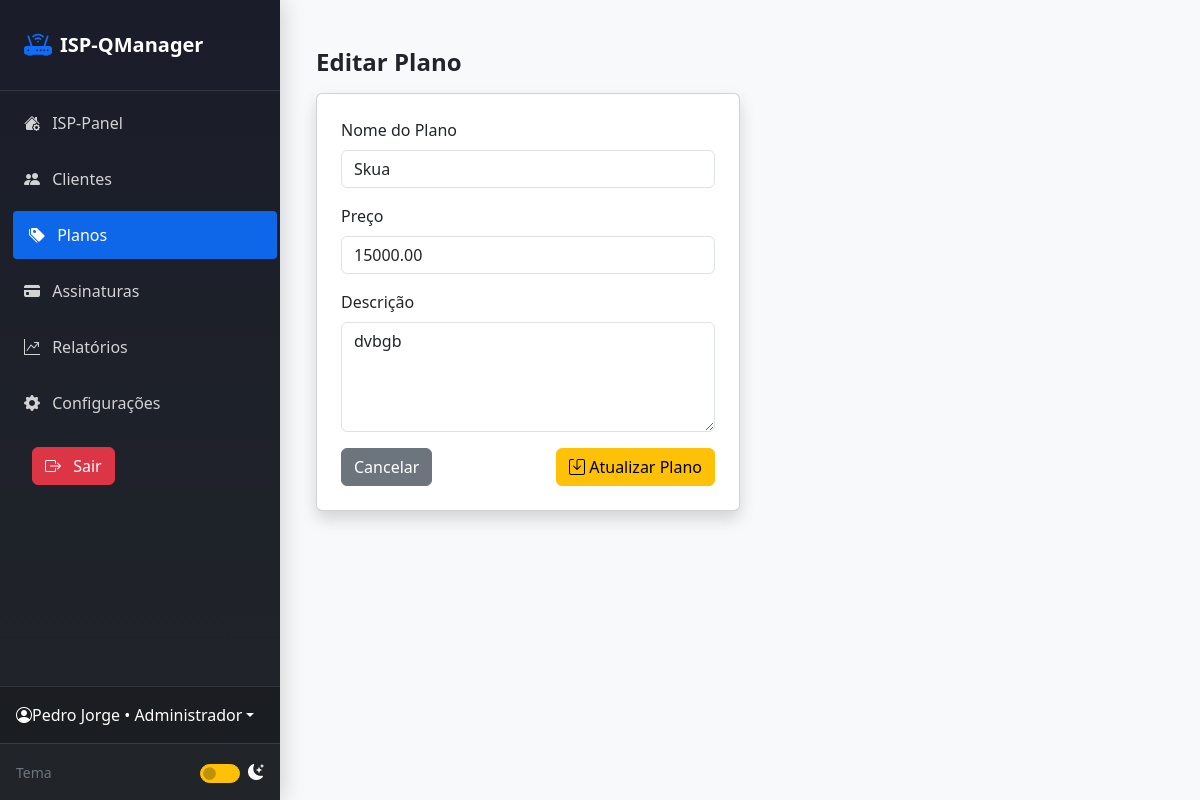
/plans/edit.php?id=1 (signed in), run on the app's committed database.
### tables this page shows
CREATE TABLE `users` (
  `user_id` int(11) NOT NULL,
  `primeiro_nome` varchar(45) DEFAULT NULL,
  `ultimo_nome` varchar(45) DEFAULT NULL,
  `email` varchar(100) DEFAULT NULL,
  `password` varchar(255) DEFAULT NULL,
  `is_adm` tinyint(4) DEFAULT '0'
);

CREATE TABLE `planos` (
  `plan_id` int(11) NOT NULL,
  `nome` varchar(45) DEFAULT NULL,
  `preco` decimal(10,2) DEFAULT NULL,
  `descricao` text,
  `categoria_categoria_id` int(11) DEFAULT NULL
);

### layout/sessao.php (called while the page is built, shortened)
<?php
include "../config/database.php";
$id = $_SESSION['user']['user_id'];
$sessao = $qmanager->prepare("SELECT primeiro_nome, ultimo_nome, email, is_adm FROM users WHERE user_id = ?");
$sessao->bind_param("i", $id);
$sessao->execute();
$result = $sessao->get_result();
$user = $result->fetch_assoc();
$nome = $user['primeiro_nome'] . ' ' . $user['ultimo_nome'];
$role = ($user['is_adm'] == 1) ? 'Administrador' : 'Usuário';

### plans/edit.php (the view, shortened to what this page needs)
<?php
include "../layout/header.php";
$id = intval($_GET['id']);
$plano = $qmanager->query(
    "SELECT * FROM planos WHERE plan_id = $id"
)->fetch_assoc();
?>
<h4 class="fw-bold mb-3">Editar Plano</h4>
<form action="update.php" method="POST" class="card shadow p-4 col-md-6">
    <div class="mb-3">
        <label class="form-label">Nome do Plano</label>
        <input type="text" name="nome" value="<?= $plano['nome'] ?>" class="form-control" required>
    </div>
    <div class="mb-3">
        <label class="form-label">Preço</label>
        <input type="number" step="0.01" name="preco" value="<?= $plano['preco'] ?>" class="form-control" required>
    </div>
    <div class="mb-3">
        <label class="form-label">Descrição</label>
        <textarea name="descricao" rows="4" class="form-control"><?= $plano['descricao'] ?></textarea>
    </div>
    <div class="d-flex justify-content-between">
        <a href="index.php" class="btn btn-secondary">Cancelar</a>
        <button class="btn btn-warning">
            <i class="bi bi-save"></i> Atualizar Plano
        </button>
    </div>
</form>
<?php include "../layout/footer.php"; ?>

### layout/navbar.php (shortened to what this page needs)
<?php
include "../config/database.php";
$current_page = basename($_SERVER['PHP_SELF'], '.php');
$current_dir = basename(dirname($_SERVER['PHP_SELF']));
include "sessao.php";
?>
<!DOCTYPE html>
<html lang="pt-BR" data-bs-theme="light">
<head>
    <link href="https://cdn.jsdelivr.net/npm/bootstrap@5.3.2/dist/css/bootstrap.min.css" rel="stylesheet">
    <link rel="stylesheet" href="https://cdn.jsdelivr.net/npm/bootstrap-icons@1.11.1/font/bootstrap-icons.css">
</head>
<body>
<div class="dashboard-wrapper">
    <nav class="sidebar" id="sidebar">
        <div class="sidebar-brand">
            <a href="../dashboard/index.php" class="d-flex align-items-center text-white text-decoration-none">
                <i class="bi bi-router-fill text-primary fs-3 me-2"></i>
                <span class="fs-5 fw-bold">ISP-QManager</span>
            </a>
        </div>
        <ul class="nav nav-pills flex-column">
            <li class="nav-item">
                <a href="../dashboard/index.php" class="nav-link <?php echo ($current_page == 'index' && $current_dir == 'dashboard') ? 'active' : ''; ?>">
                <i class="bi bi-house-gear-fill"></i>
                    <span class="ms-2">ISP-Panel</span>
                </a>
            </li>
            <li class="nav-item">
                <a href="../clients/index.php" class="nav-link <?php echo ($current_dir == 'clients') ? 'active' : ''; ?>">
                    <i class="bi bi-people-fill"></i>
                    <span class="ms-2">Clientes</span>
                </a>
            </li>
            <li class="nav-item">
                <a href="../plans/index.php" class="nav-link <?php echo ($current_dir == 'plans') ? 'active' : ''; ?>">
                    <i class="bi bi-tags-fill"></i>
                    <span class="ms-2">Planos</span>
                </a>
            </li>
            <li class="nav-item">
                <a href="../subscriptions/index.php" class="nav-link <?php echo ($current_dir == 'subscriptions') ? 'active' : ''; ?>">
                    <i class="bi bi-credit-card-fill"></i>
                    <span class="ms-2">Assinaturas</span>
                </a>
            </li>
            <li class="nav-item">
                <a href="../reports/index.php" class="nav-link <?php echo ($current_dir == 'reports') ? 'active' : ''; ?>">
                    <i class="bi bi-graph-up-arrow"></i>
                    <span class="ms-2">Relatórios</span>
                </a>
            </li>
            <li class="nav-item">
                <a href="../configuracoes/index.php" class="nav-link <?php echo ($current_dir == 'settings') ? 'active' : ''; ?>">
                    <i class="bi bi-gear-fill"></i>
                    <span class="ms-2">Configurações</span>
                </a>
            </li>
            <li class="nav-item">
                <a href="../auth/logout.php" class="nav-link <?php echo ($current_dir == 'support') ? 'active' : ''; ?>">
                    <span class="ms-2 btn btn-danger" > <i class="bi bi-box-arrow-right me-2"></i> Sair</span>
                </a>
            </li>
        </ul>
        <div class="user-section">
            <div class="dropdown">
                <a href="perfil.php" class="d-flex align-items-center text-white text-decoration-none dropdown-toggle" data-bs-toggle="dropdown">
                <i class="bi bi-person-circle">  </i>
                     <span>
                     <?=   $nome ?> • <?= ucfirst($role) ?>
                </span>
                </a>
            </div>
        </div>
        <div class="theme-toggle-wrapper">
            <div class="d-flex align-items-center justify-content-between text-white">
                <small class="text-secondary">Tema</small>
                <div class="form-check form-switch m-0">
                    <input class="form-check-input bg-warning border-warning" type="checkbox" id="themeToggle" style="width: 2.5em; height: 1.2em;">
                    <label class="form-check-label ms-2" for="themeToggle">
                        <i class="bi bi-moon-stars-fill text-white" id="themeIcon"></i>
                    </label>
                </div>
            </div>
        </div>
    </nav>
    <main class="main-content">
        <div class="content-area">

### layout/navbar.php (style rules this page uses)
:root { --sidebar-width: 280px; --sidebar-collapsed: 80px; --transition-base: all 0.3s ease-in-out; }
html, body { height: 100%; margin: 0; padding: 0; overflow-x: hidden; }
.dashboard-wrapper { display: flex; min-height: 100vh; width: 100%; }
.sidebar { width: var(--sidebar-width); min-height: 100vh; position: fixed; top: 0; left: 0; z-index: 1040; background: linear-gradient(180deg, #1a1d29 0%, #212529 100%); transition: var(--transition-base); display: flex; flex-direction: column; box-shadow: 4px 0 20px rgba(0,0,0,0.15); }
.main-content { flex: 1; margin-left: var(--sidebar-width); min-height: 100vh; background-color: #f8f9fa; transition: var(--transition-base); display: flex; flex-direction: column; }
.content-area { flex: 1; padding: 1.5rem; }
.sidebar .nav { flex: 1; overflow-y: auto; padding: 0.5rem; }
.sidebar .nav-link { border-radius: 4px; margin-bottom: 0.5rem; padding: 0.75rem 1rem; color: rgba(255,255,255,0.8) !important; transition: var(--transition-base); font-weight: 500; }
.sidebar .nav-link:hover, .sidebar .nav-link.active { background: rgba(13, 110, 253, 0.9); color: #fff !important; transform: translateX(5px); }
.sidebar .nav-link i { width: 24px; text-align: center; }
.sidebar-brand { padding: 1.5rem; border-bottom: 1px solid rgba(255,255,255,0.1); }
.user-section { padding: 1rem; border-top: 1px solid rgba(255,255,255,0.1); background: rgba(0,0,0,0.2); }
.theme-toggle-wrapper { padding: 1rem; border-top: 1px solid rgba(255,255,255,0.1); }

### data on the page
users: nome "Pedro Jorge", is_adm "Administrador"
planos: nome "Skua", preco "15000.00", descricao "dvbgb"
